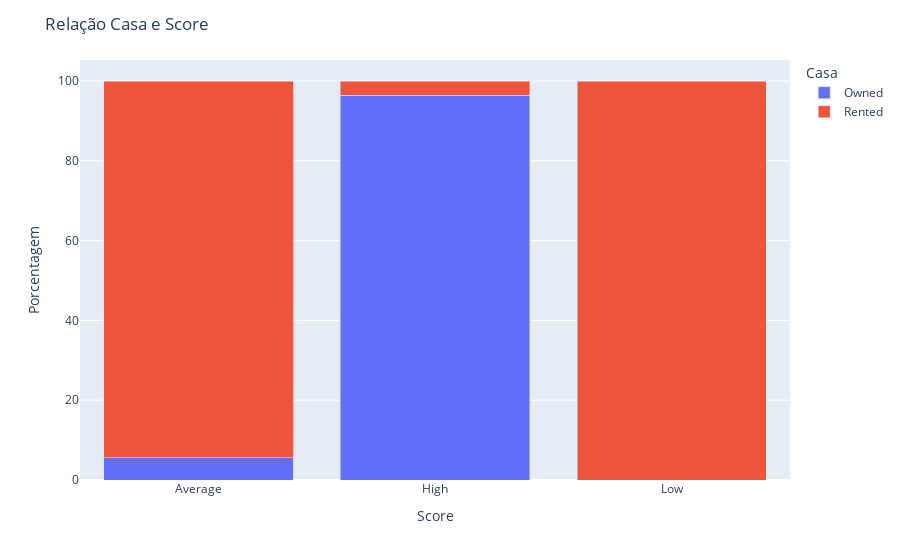

Notebook code cell kept with this figure:
### Code cell
#Clientes com casa própria tendem a ter um score mais alto?
df_grouped = df.groupby(['Home Ownership', 'Credit Score']).size().reset_index(name='count')
total_score = df_grouped.groupby('Credit Score')['count'].transform('sum')
df_grouped['percent'] = (df_grouped['count'] / total_score) * 100

fig = px.bar(df_grouped, x='Credit Score', y='percent', color='Home Ownership', barmode='stack',
             labels={'Credit Score': 'Score', 'percent': 'Porcentagem', 'Home Ownership': 'Casa'})
fig.update_layout(title='Relação Casa e Score',
                  yaxis_title='Porcentagem',
                  legend_title='Casa')
fig.show()

### Figure 1 — Plotly figure (JSON) as saved in the notebook; plotly's stock layout.template omitted (floating-point values rounded to 4 significant figures)
{"data": [{"alignmentgroup": "True", "hovertemplate": "Casa=Owned<br>Score=%{x}<br>Porcentagem=%{y}<extra></extra>", "legendgroup": "Owned", "marker": {"color": "#636efa", "pattern": {"shape": ""}}, "name": "Owned", "offsetgroup": "Owned", "orientation": "v", "showlegend": true, "textposition": "auto", "type": "bar", "x": ["Average", "High"], "xaxis": "x", "y": [5.556, 96.46], "yaxis": "y"}, {"alignmentgroup": "True", "hovertemplate": "Casa=Rented<br>Score=%{x}<br>Porcentagem=%{y}<extra></extra>", "legendgroup": "Rented", "marker": {"color": "#EF553B", "pattern": {"shape": ""}}, "name": "Rented", "offsetgroup": "Rented", "orientation": "v", "showlegend": true, "textposition": "auto", "type": "bar", "x": ["Average", "High", "Low"], "xaxis": "x", "y": [94.44, 3.54, 100], "yaxis": "y"}], "layout": {"barmode": "stack", "legend": {"title": {"text": "Casa"}, "tracegroupgap": 0}, "margin": {"t": 60}, "title": {"text": "Relação Casa e Score"}, "xaxis": {"anchor": "y", "domain": [0, 1], "title": {"text": "Score"}}, "yaxis": {"anchor": "x", "domain": [0, 1], "title": {"text": "Porcentagem"}}}}
